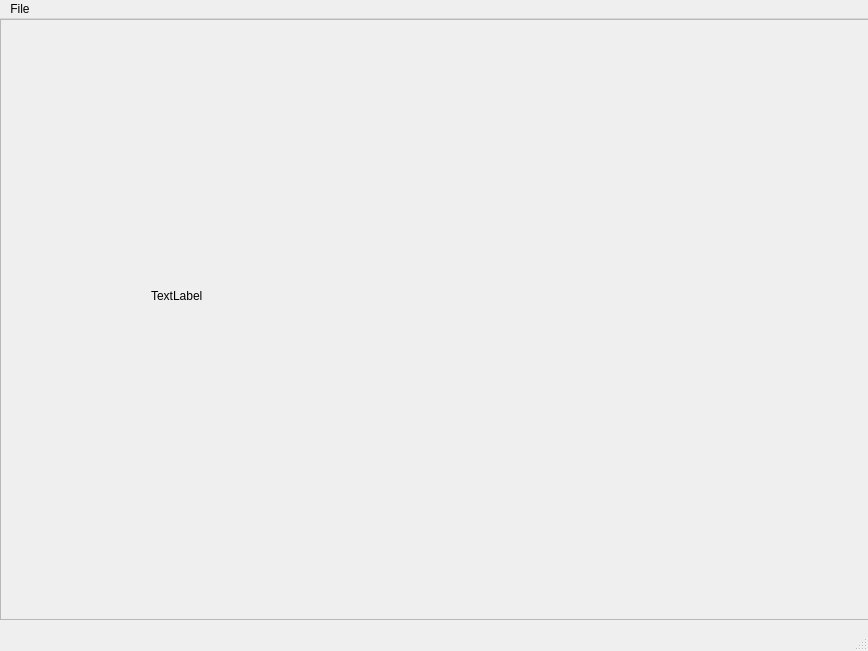
<?xml version="1.0" encoding="UTF-8"?>
<ui version="4.0">
 <class>MainWindow</class>
 <widget class="QMainWindow" name="MainWindow">
  <property name="geometry">
   <rect>
    <x>0</x>
    <y>0</y>
    <width>868</width>
    <height>651</height>
   </rect>
  </property>
  <property name="windowTitle">
   <string>MainWindow</string>
  </property>
  <widget class="QWidget" name="centralwidget">
   <widget class="QScrollArea" name="scrollArea">
    <property name="geometry">
     <rect>
      <x>0</x>
      <y>0</y>
      <width>871</width>
      <height>601</height>
     </rect>
    </property>
    <property name="widgetResizable">
     <bool>true</bool>
    </property>
    <widget class="QWidget" name="scrollAreaWidgetContents">
     <property name="geometry">
      <rect>
       <x>0</x>
       <y>0</y>
       <width>869</width>
       <height>599</height>
      </rect>
     </property>
     <widget class="QLabel" name="label">
      <property name="geometry">
       <rect>
        <x>150</x>
        <y>70</y>
        <width>431</width>
        <height>411</height>
       </rect>
      </property>
      <property name="text">
       <string>TextLabel</string>
      </property>
     </widget>
    </widget>
   </widget>
  </widget>
  <widget class="QMenuBar" name="menubar">
   <property name="geometry">
    <rect>
     <x>0</x>
     <y>0</y>
     <width>868</width>
     <height>22</height>
    </rect>
   </property>
   <widget class="QMenu" name="menuFile">
    <property name="title">
     <string>File</string>
    </property>
    <addaction name="actionOpen"/>
    <addaction name="actionExit"/>
   </widget>
   <addaction name="menuFile"/>
  </widget>
  <widget class="QStatusBar" name="statusbar"/>
  <action name="actionOpen">
   <property name="text">
    <string>Open</string>
   </property>
  </action>
  <action name="actionExit">
   <property name="text">
    <string>Exit</string>
   </property>
  </action>
 </widget>
 <resources/>
 <connections/>
</ui>
